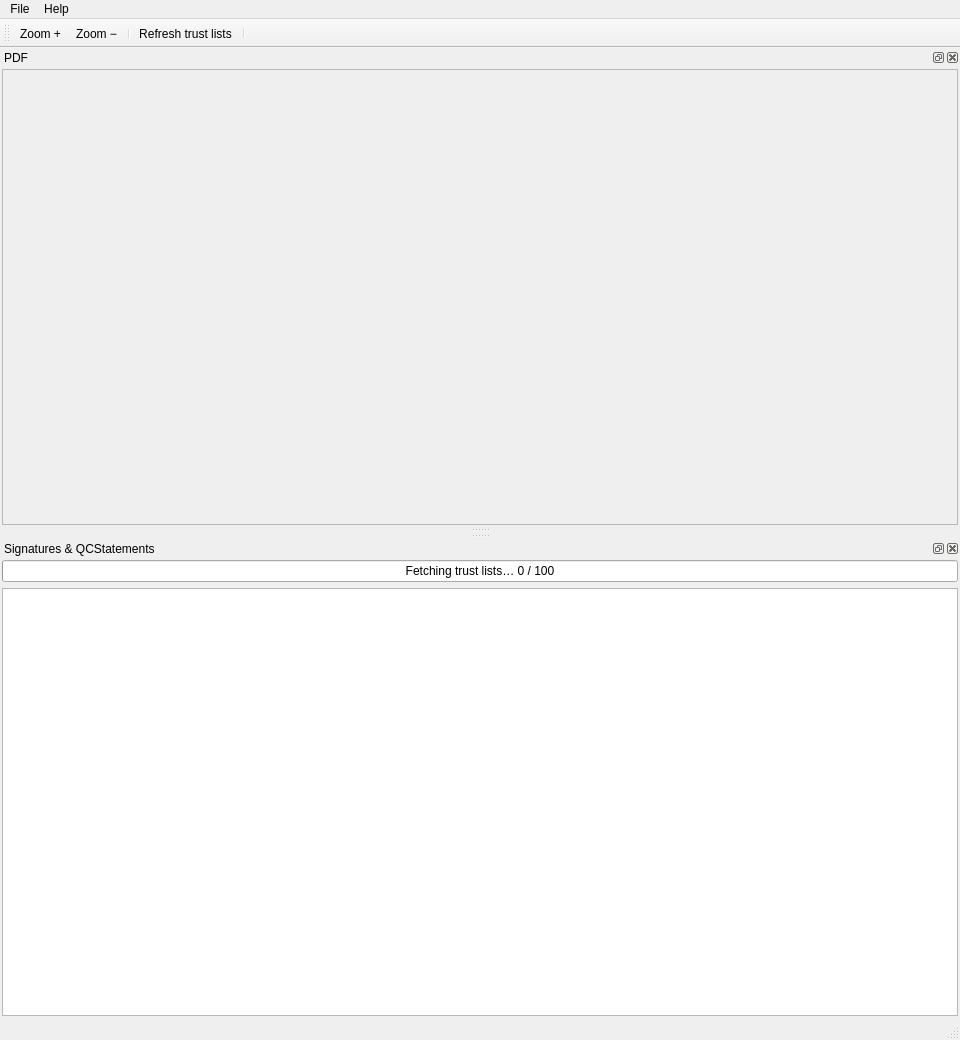
<?xml version="1.0" encoding="UTF-8"?>
<ui version="4.0">
 <class>MainWindow</class>
 <widget class="QMainWindow" name="MainWindow">
  <property name="geometry">
   <rect>
    <x>0</x>
    <y>0</y>
    <width>960</width>
    <height>1040</height>
   </rect>
  </property>
  <property name="windowTitle">
   <string>EU Signature Viewer</string>
  </property>
  <property name="dockNestingEnabled">
   <bool>true</bool>
  </property>
  <widget class="QWidget" name="centralPlaceholder">
   <property name="maximumSize">
    <size>
     <width>16777215</width>
     <height>0</height>
    </size>
   </property>
  </widget>
  <widget class="QMenuBar" name="menubar">
   <widget class="QMenu" name="menuFile">
    <property name="title">
     <string>File</string>
    </property>
    <widget class="QMenu" name="menuOpenRecent">
     <property name="title">
      <string>Open Recent</string>
     </property>
    </widget>
    <addaction name="actionOpen"/>
    <addaction name="menuOpenRecent"/>
    <addaction name="separator"/>
    <addaction name="actionQuit"/>
   </widget>
   <widget class="QMenu" name="menuHelp">
    <property name="title">
     <string>Help</string>
    </property>
    <addaction name="actionAbout"/>
   </widget>
   <addaction name="menuFile"/>
   <addaction name="menuHelp"/>
  </widget>
  <widget class="QStatusBar" name="statusbar"/>
  <widget class="QToolBar" name="mainToolBar">
   <property name="windowTitle">
    <string>Main</string>
   </property>
   <attribute name="toolBarArea">
    <enum>TopToolBarArea</enum>
   </attribute>
   <attribute name="toolBarBreak">
    <bool>false</bool>
   </attribute>
   <addaction name="actionZoomIn"/>
   <addaction name="actionZoomOut"/>
   <addaction name="separator"/>
   <addaction name="actionRefresh"/>
   <addaction name="separator"/>
  </widget>
  <widget class="QDockWidget" name="pdfDock">
   <property name="windowTitle">
    <string>PDF</string>
   </property>
   <attribute name="dockWidgetArea">
    <number>4</number>
   </attribute>
   <widget class="QWidget" name="pdfDockContents">
    <layout class="QVBoxLayout" name="pdfDockLayout">
     <property name="leftMargin">
      <number>2</number>
     </property>
     <property name="topMargin">
      <number>2</number>
     </property>
     <property name="rightMargin">
      <number>2</number>
     </property>
     <property name="bottomMargin">
      <number>2</number>
     </property>
     <item>
      <widget class="QScrollArea" name="pdfScroll">
       <property name="widgetResizable">
        <bool>true</bool>
       </property>
       <widget class="QWidget" name="pdfContents">
        <property name="geometry">
         <rect>
          <x>0</x>
          <y>0</y>
          <width>900</width>
          <height>640</height>
         </rect>
        </property>
        <layout class="QVBoxLayout" name="pdfLayout">
         <property name="spacing">
          <number>12</number>
         </property>
        </layout>
       </widget>
      </widget>
     </item>
    </layout>
   </widget>
  </widget>
  <widget class="QDockWidget" name="infoDock">
   <property name="windowTitle">
    <string>Signatures &amp; QCStatements</string>
   </property>
   <attribute name="dockWidgetArea">
    <number>8</number>
   </attribute>
   <widget class="QWidget" name="infoDockContents">
    <layout class="QVBoxLayout" name="infoDockLayout">
     <property name="leftMargin">
      <number>2</number>
     </property>
     <property name="topMargin">
      <number>2</number>
     </property>
     <property name="rightMargin">
      <number>2</number>
     </property>
     <property name="bottomMargin">
      <number>2</number>
     </property>
     <item>
      <widget class="QProgressBar" name="progressBar">
       <property name="visible">
        <bool>false</bool>
       </property>
       <property name="value">
        <number>0</number>
       </property>
       <property name="format">
        <string>Fetching trust lists… %v / %m</string>
       </property>
      </widget>
     </item>
     <item>
      <widget class="QTreeView" name="infoTree">
       <property name="editTriggers">
        <set>QAbstractItemView::NoEditTriggers</set>
       </property>
       <property name="alternatingRowColors">
        <bool>true</bool>
       </property>
       <property name="uniformRowHeights">
        <bool>false</bool>
       </property>
       <property name="wordWrap">
        <bool>true</bool>
       </property>
      </widget>
     </item>
    </layout>
   </widget>
  </widget>
  <action name="actionZoomIn">
   <property name="text">
    <string>Zoom +</string>
   </property>
   <property name="toolTip">
    <string>Zoom the PDF in</string>
   </property>
  </action>
  <action name="actionZoomOut">
   <property name="text">
    <string>Zoom −</string>
   </property>
   <property name="toolTip">
    <string>Zoom the PDF out</string>
   </property>
  </action>
  <action name="actionRefresh">
   <property name="text">
    <string>Refresh trust lists</string>
   </property>
   <property name="toolTip">
    <string>Force re-download of the EU Trusted Lists and re-validate</string>
   </property>
  </action>
  <action name="actionOpen">
   <property name="text">
    <string>Open…</string>
   </property>
   <property name="toolTip">
    <string>Open a PDF file</string>
   </property>
  </action>
  <action name="actionQuit">
   <property name="text">
    <string>Quit</string>
   </property>
   <property name="toolTip">
    <string>Exit the application</string>
   </property>
  </action>
  <action name="actionAbout">
   <property name="text">
    <string>About</string>
   </property>
   <property name="toolTip">
    <string>About this application</string>
   </property>
  </action>
 </widget>
 <resources/>
 <connections/>
</ui>
